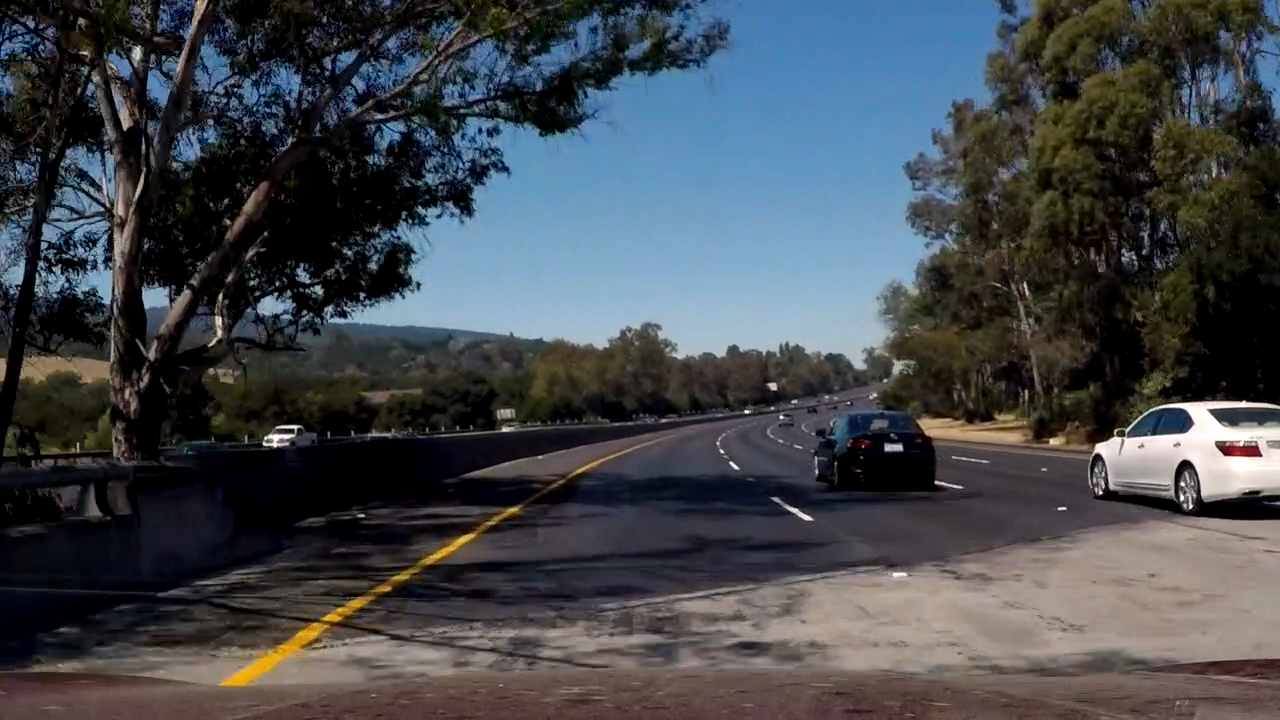
#> input picture images/test7.jpg, 1280 x 720 px
$ python helpers.py   (Python 2 division)   (older library calls are emulated)
#> lines starting #> are read from the running program, lines starting #| are printed output that depends on the picture; after the words box and inside, x2 and y2 are one past the last pixel; in counts of white or black regions, pixels touching at a corner belong together; long printed decimals are rounded
### transformer.py
#
# Lane Detection
# Transformer module takes an image and applies a perspective transform
#
# Dimitrios Traskas
#
#
import numpy as np
import cv2
import matplotlib.image as mpimg

class Transformer:

    def initialise(self, mtx, dist, M, Minv):
        self.mtx = mtx
        self.dist = dist
        self.M = M
        self.Minv = Minv

    # Returns the inverse perspective transform matrix
    def get_minv(self):
        return self.Minv

    # Returns an undistorted image using the calibration matrix and coefficients calculated
    # during an earlier calibration stage
    def undistort(self, image):
        return cv2.undistort(image, self.mtx, self.dist, None, self.mtx)

    # Return a warped image by applying the perspective transform matrix to the specified image
    def warp(self, image):
        return cv2.warpPerspective(image, self.M, (image.shape[1], image.shape[0]))

    # Return an unwarped image by applying the inverse perspective transform matrix to the specified image
    def unwarp(self, image):
        return cv2.warpPerspective(image, self.Minv, (image.shape[1], image.shape[0]))

    # Calculates gradient magnitude
    # [80 lines left out: functions mag_thresh, dir_threshold, abs_sobel_thresh, color_hls_threshold, not called in this run]

    # Applies a gradient and color threshold to the specified image
    def color_grad_threshold(self, image, sobel_kernel=3, thresh_x=(0, 150), thresh_c=(0, 150)):

        #
        # Threshold x gradient on an RGB image converted to gray
        #
        gray = cv2.cvtColor(image, cv2.COLOR_RGB2GRAY)
        sobelx = cv2.Sobel(gray, cv2.CV_64F, 1, 0)
        # Absolute x derivative to accentuate lines away from horizontal
        abs_sobelx = np.absolute(sobelx)
        scaled_sobel = np.uint8(255 * abs_sobelx / np.max(abs_sobelx))
        grad_binary = np.zeros_like(scaled_sobel)
        grad_binary[(scaled_sobel >= thresh_x[0]) & (scaled_sobel <= thresh_x[1])] = 1

        #
        # Threshold color channel on the saturation channel
        #
        hsv = cv2.cvtColor(image, cv2.COLOR_RGB2HLS).astype(np.float)
        l_channel = hsv[:,:,1]
        s_channel = hsv[:,:,2]
        s_binary = np.zeros_like(s_channel)
        s_binary[(s_channel >= thresh_c[0]) & (s_channel <= thresh_c[1])] = 1

        #
        # Combine thresholds
        #
        combined = np.zeros_like(s_binary)
        combined[(s_binary == 1) | (grad_binary == 1)] = 1
        return combined

### lanefinder.py
#
# Lane Detection
# LaneFinder module tracks the lanes and determines curvature
#
# Dimitrios Traskas
#
#
import numpy as np
import cv2

class LaneFinder:

    def initialise(self, Minv):
        self.Minv = Minv

    # Determines the left and right peaks of pixel intensity in an image
    def find_peaks(self, image):
        histogram = np.sum(image[image.shape[0]/2:,:], axis=0)
        midpoint = np.int(histogram.shape[0]/2)
        leftx_base = np.argmax(histogram[:midpoint])
        rightx_base = np.argmax(histogram[midpoint:]) + midpoint

        return leftx_base, rightx_base

    # Returns the left and right lanes detected from the specified image
    def sliding_window(self, warped, leftx_base, rightx_base, nwindows=20):

        # Set height of windows
        window_height = np.int(warped.shape[0]/nwindows)
        # Identify the x and y positions of all nonzero pixels in the image
        nonzero = warped.nonzero()
        nonzeroy = np.array(nonzero[0])
        nonzerox = np.array(nonzero[1])

        # Current positions to be updated for each window
        leftx_current = leftx_base
        rightx_current = rightx_base
        # Set the width of the windows +/- margin
        margin = 100
        # Set minimum number of pixels found to recenter window
        minpix = 50
        # Create empty lists to receive left and right lane pixel indices
        left_lane_inds = []
        right_lane_inds = []

        # Step through the windows one by one
        for window in range(nwindows):
            # Identify window boundaries in x and y (and right and left)
            win_y_low = warped.shape[0] - (window+1)*window_height
            win_y_high = warped.shape[0] - window*window_height
            win_xleft_low = leftx_current - margin
            win_xleft_high = leftx_current + margin
            win_xright_low = rightx_current - margin
            win_xright_high = rightx_current + margin
            # Identify the nonzero pixels in x and y within the window
            good_left_inds = ((nonzeroy >= win_y_low) & (nonzeroy < win_y_high) & (nonzerox >= win_xleft_low) & (nonzerox < win_xleft_high)).nonzero()[0]
            good_right_inds = ((nonzeroy >= win_y_low) & (nonzeroy < win_y_high) & (nonzerox >= win_xright_low) & (nonzerox < win_xright_high)).nonzero()[0]
            # Append these indices to the lists
            left_lane_inds.append(good_left_inds)
            right_lane_inds.append(good_right_inds)
            # If you found > minpix pixels, recenter next window on their mean position
            if len(good_left_inds) > minpix:
                leftx_current = np.int(np.mean(nonzerox[good_left_inds]))
            if len(good_right_inds) > minpix:
                rightx_current = np.int(np.mean(nonzerox[good_right_inds]))

        # Concatenate the arrays of indices
        left_lane_inds = np.concatenate(left_lane_inds)
        right_lane_inds = np.concatenate(right_lane_inds)

        # Extract left and right line pixel positions
        leftx = nonzerox[left_lane_inds]
        lefty = nonzeroy[left_lane_inds]
        rightx = nonzerox[right_lane_inds]
        righty = nonzeroy[right_lane_inds]

        # Fit a second order polynomial to each
        left_fit = np.polyfit(lefty, leftx, 2)
        right_fit = np.polyfit(righty, rightx, 2)

        return left_fit, right_fit, leftx, lefty, rightx, righty

    # Returns the lane curvature
    def get_curvature(self, image, left_fit, right_fit):

        # Define conversions in x and y from pixels space to meters
        ym_per_pix = 30 / 720 # meters per pixel in y dimension
        xm_per_pix = 3.7 / 700 # meters per pixel in x dimension

        ploty = np.linspace(0, image.shape[0]-1, image.shape[0])
        leftx = left_fit[0]*ploty**2 + left_fit[1]*ploty + left_fit[2]
        rightx = right_fit[0]*ploty**2 + right_fit[1]*ploty + right_fit[2]

        # Fit new polynomials to x,y in world space
        left_fit_cr = np.polyfit(ploty*ym_per_pix, leftx*xm_per_pix, 2)
        right_fit_cr = np.polyfit(ploty*ym_per_pix, rightx*xm_per_pix, 2)

        # Calculate the new radii of curvature
        y_eval = np.max(ploty)
        left_radius = ((1 + (2*left_fit_cr[0]*y_eval*ym_per_pix + left_fit_cr[1])**2)**1.5) / np.absolute(2*left_fit_cr[0])
        right_radius = ((1 + (2*right_fit_cr[0]*y_eval*ym_per_pix + right_fit_cr[1])**2)**1.5) / np.absolute(2*right_fit_cr[0])

        offset = ( image.shape[1]/2 - (leftx[-1]+rightx[-1])/2)*xm_per_pix

        return left_radius, right_radius, offset

    # Returns the detected lane using the original undistorted image,
    # thresholded image and detected left and right lanes
    def get_lane(self, undistorted, masked, left_fit, right_fit):
        # Create an image to draw the lines on
        warp_zero = np.zeros_like(masked).astype(np.uint8)
        color_warp = np.dstack((warp_zero, warp_zero, warp_zero))

        ploty = np.linspace(0, masked.shape[0]-1, masked.shape[0] )
        left_fitx = left_fit[0]*ploty**2 + left_fit[1]*ploty + left_fit[2]
        right_fitx = right_fit[0]*ploty**2 + right_fit[1]*ploty + right_fit[2]

        # Recast the x and y points into usable format for cv2.fillPoly()
        pts_left = np.array([np.transpose(np.vstack([left_fitx, ploty]))])
        pts_right = np.array([np.flipud(np.transpose(np.vstack([right_fitx, ploty])))])
        pts = np.hstack((pts_left, pts_right))

        cv2.fillPoly(color_warp, np.int_([pts]), (0,255, 0))
        # Warp the blank back to original image space using inverse perspective matrix (Minv)
        newwarp = cv2.warpPerspective(color_warp, self.Minv, (masked.shape[1], masked.shape[0]))

        # Combine the result with the original image
        final_image = cv2.addWeighted(undistorted, 1, newwarp, 0.3, 0)
        return final_image

    # Adds the stats to the final image
    # [14 lines left out: function add_stats, not called in this run]

### helpers.py
#
# Helpers
# Helpers module that has all the functions that generate images for the final README
#
# Dimitrios Traskas
#
#

import numpy as np
import cv2
import matplotlib.pyplot as plt
import matplotlib.image as mpimg
from moviepy.editor import VideoFileClip

from calibrator import CameraCalibrator
from transformer import Transformer
from lanefinder import LaneFinder

# Generate the undistorted version of a distorted image and
# save the output for reporting purposes
# [188 lines left out: functions helper_one, helper_two, helper_three, helper_four, helper_five, not called in this run]

def helper_six():
    image = mpimg.imread('images/test7.jpg')
#> image is the input picture: shape (720, 1280, 3); mean R, G, B 67.2, 71.8, 76.7

    mtx = np.loadtxt("model/mtx.dat")
    dist = np.loadtxt("model/dist.dat")
    M = np.loadtxt("model/matrix.dat")
    Minv = np.loadtxt("model/matrix_inv.dat")

    transformer = Transformer()
    transformer.initialise(mtx, dist, M, Minv)

    lanefinder = LaneFinder()
    lanefinder.initialise(Minv)

    undistorted = transformer.undistort(image)
    warped = transformer.warp(undistorted)
    masked = transformer.color_grad_threshold(warped, sobel_kernel=9, thresh_x=(20, 100),thresh_c=(120, 255))
#> in color_grad_threshold, `hsv = cv2.cvtColor(image, cv2.COLOR_RGB2HLS).astype(np.float)`:
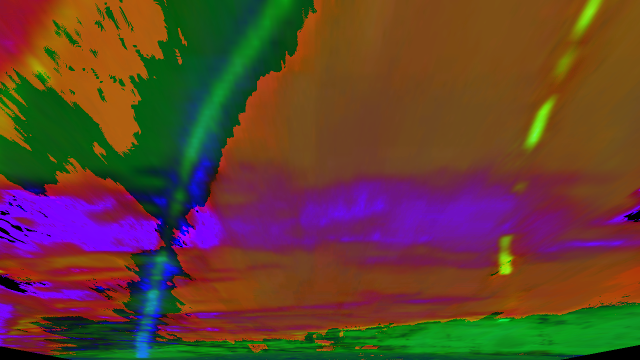
#> hsv: shape (720, 1280, 3) float64 (shown at 1/2 size); mean R, G, B 97.5, 64.1, 48
#> in color_grad_threshold, `s_channel = hsv[:,:,2]`:
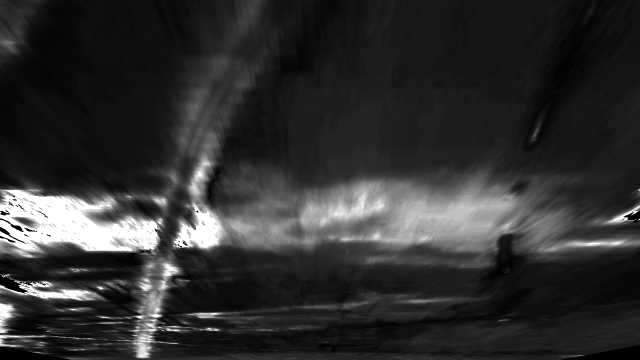
#> s_channel: shape (720, 1280) float64 (shown at 1/2 size); min 0, max 255, mean 48
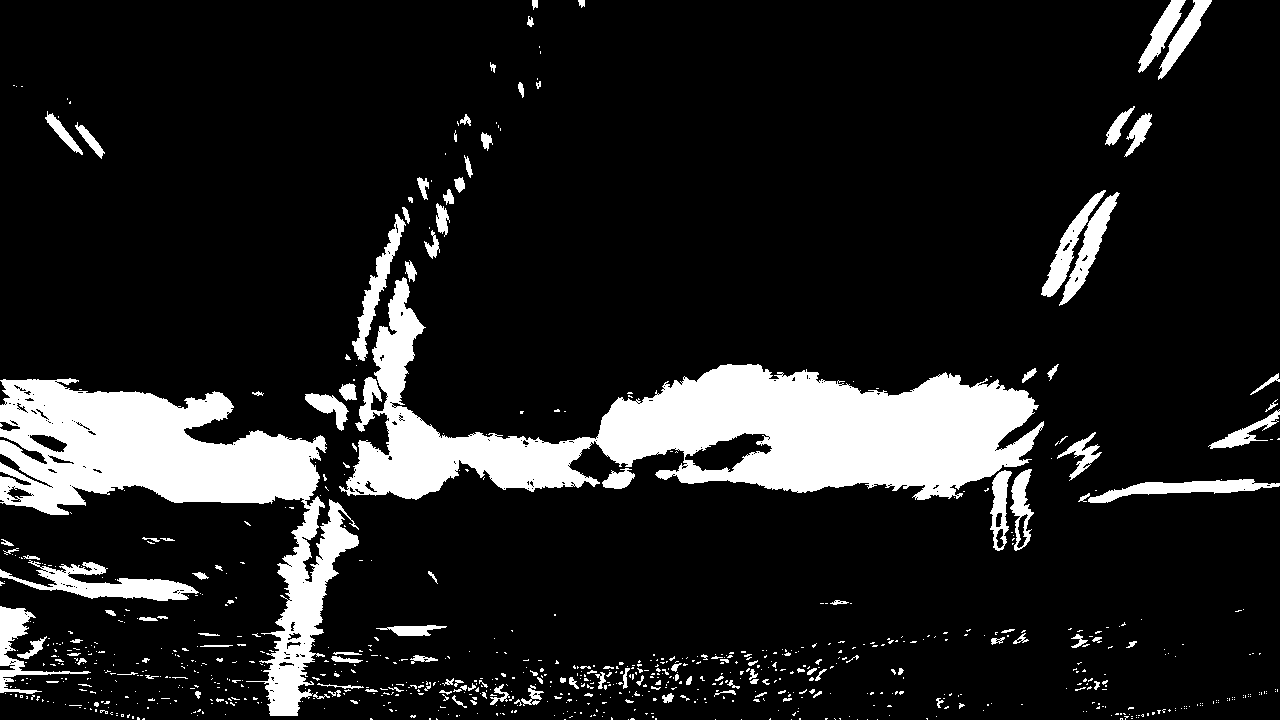
#> masked: shape (720, 1280) float64; values 0 (black) and 1 (white), 13.2% white; 863 white regions (721 under 20 px), largest, box (x1, y1, x2, y2) and area: (339, 277, 1044, 500) 55690, (0, 378, 359, 716) 36507, (0, 560, 199, 601) 3105
    left, right = lanefinder.find_peaks(masked)
#> in find_peaks, `histogram = np.sum(image[image.shape[0]/2:,:], axis=0)`: histogram = 1280 values, max 235 at index 297, min 0 at index 1044, mean 85.33
#> in find_peaks, `leftx_base = np.argmax(histogram[:midpoint])`: leftx_base = 297
#> in find_peaks, `rightx_base = np.argmax(histogram[midpoint:]) + midpoint`: rightx_base = 995
#> left = 297; right = 995
    left_fit, right_fit, leftx, lefty, rightx, righty = lanefinder.sliding_window(masked, left, right)
#> in sliding_window, `nonzero = warped.nonzero()`: nonzero = 122048 positions, rows 0 to 719, columns 0 to 1279
#> in sliding_window, `leftx_current = leftx_base`: leftx_current = 297
#> in sliding_window, `rightx_current = rightx_base`: rightx_current = 995
#> the loop in sliding_window, `for window in range(nwindows):` made 20 passes
#> (win_xleft_low, win_xleft_high, win_xright_low, win_xright_high, leftx_current, rightx_current) on passes 1, 2, 3, 5, 6, 7, 8, 9: (197, 397, 895, 1095, 293, 979), (193, 393, 879, 1079, 294, 939), (194, 394, 839, 1039, 293, 967), (199, 399, 867, 1067, 311, 1009), (211, 411, 909, 1109, 323, 1010), (223, 423, 910, 1110, 314, 979), (214, 414, 879, 1079, 308, 954), (208, 408, 854, 1054, 329, 941)
#> after the loop in sliding_window, `for window in range(nwindows):`: left_lane_inds = 20 items
#> in sliding_window, `right_lane_inds = np.concatenate(right_lane_inds)`: right_lane_inds = 18057 values, max 122044 at index 152, min 9255 at index 18045, mean 55629.1
#> in sliding_window, `rightx = nonzerox[right_lane_inds]`: rightx = 18057 values, max 1109 at index 3577, min 839 at index 416, mean 957
#> in sliding_window, `righty = nonzeroy[right_lane_inds]`: righty = 18057 values, max 719 at index 152, min 283 at index 18045, mean 444.9
#> in sliding_window, `left_fit = np.polyfit(lefty, leftx, 2)`: left_fit = [0.000614, -0.844, 582]
#> in sliding_window, `right_fit = np.polyfit(righty, rightx, 2)`: right_fit = [-0.000841, 1.07, 651]
#> left_fit = [0.000614, -0.844, 582]; right_fit = [-0.000841, 1.07, 651]
    print(left_fit[1], right_fit[1])
#| -0.8438 1.067
    final_result = lanefinder.get_lane(undistorted, masked, left_fit, right_fit)
#> in get_lane, `left_fitx = left_fit[0]*ploty**2 + left_fit[1]*ploty + left_fit[2]`: left_fitx = 720 values, max 582 at index 0, min 291.9 at index 688, mean 384.4
#> in get_lane, `right_fitx = right_fit[0]*ploty**2 + right_fit[1]*ploty + right_fit[2]`: right_fitx = 720 values, max 989.5 at index 635, min 651 at index 0, mean 889.6
#> in get_lane, `pts_left = np.array([np.transpose(np.vstack([left_fitx, ploty]))])`: pts_left = 720 pairs, first value 291.9 to 582, second value 0 to 719
#> in get_lane, `pts_right = np.array([np.flipud(np.transpose(np.vstack([right_fitx, pl..`: pts_right = 720 pairs, first value 651 to 989.5, second value 0 to 719
#> in get_lane, `pts = np.hstack((pts_left, pts_right))`: pts = 1440 pairs, first value 291.9 to 989.5, second value 0 to 719
#> in get_lane, `final_image = cv2.addWeighted(undistorted, 1, newwarp, 0.3, 0)`:
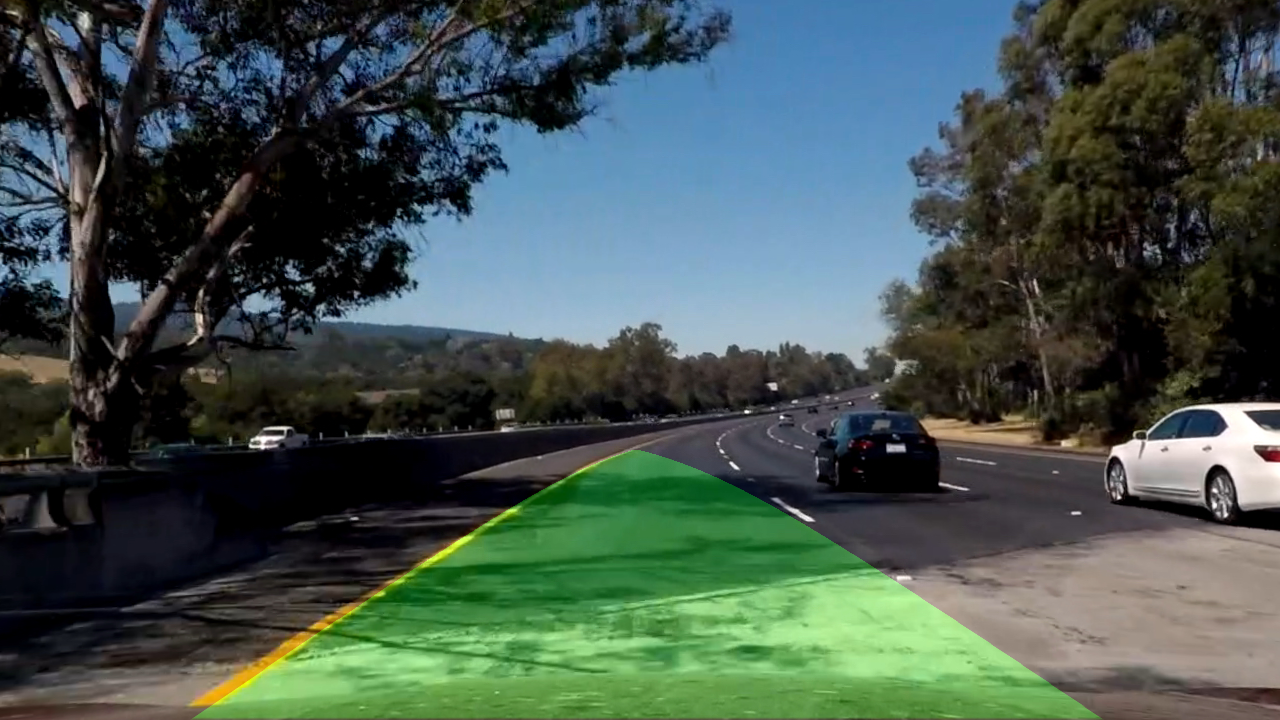
#> final_image: shape (720, 1280, 3); mean R, G, B 68, 84.1, 77.8
    left_r, right_r, offset = lanefinder.get_curvature(masked, left_fit, right_fit)
#> in get_curvature, `leftx = left_fit[0]*ploty**2 + left_fit[1]*ploty + left_fit[2]`: leftx has the same summary as left_fitx in get_lane
#> in get_curvature, `rightx = right_fit[0]*ploty**2 + right_fit[1]*ploty + right_fit[2]`: rightx has the same summary as right_fitx in get_lane
    final_result = lanefinder.add_stats(final_result, left_r, right_r, offset)

    print(left_r, right_r, offset)

    fig = plt.figure()
    plt.imshow(final_result)
    plt.show()
    fig.savefig("output_images/example_output.png")

if __name__ == '__main__':

#> (the run stopped early here; a loop or call above may not have finished)
